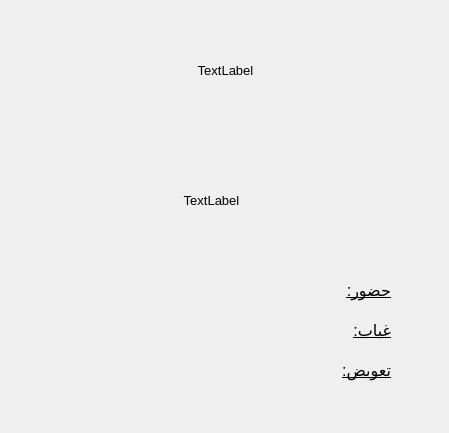
<?xml version="1.0" encoding="UTF-8"?>
<ui version="4.0">
 <class>groupinfo</class>
 <widget class="QDialog" name="groupinfo">
  <property name="geometry">
   <rect>
    <x>0</x>
    <y>0</y>
    <width>449</width>
    <height>433</height>
   </rect>
  </property>
  <property name="windowTitle">
   <string>Dialog</string>
  </property>
  <widget class="QLabel" name="groupNumber">
   <property name="geometry">
    <rect>
     <x>190</x>
     <y>60</y>
     <width>71</width>
     <height>20</height>
    </rect>
   </property>
   <property name="font">
    <font>
     <pointsize>10</pointsize>
    </font>
   </property>
   <property name="text">
    <string>TextLabel</string>
   </property>
   <property name="alignment">
    <set>Qt::AlignCenter</set>
   </property>
  </widget>
  <widget class="QLabel" name="day">
   <property name="geometry">
    <rect>
     <x>140</x>
     <y>120</y>
     <width>181</width>
     <height>20</height>
    </rect>
   </property>
   <property name="font">
    <font>
     <pointsize>10</pointsize>
    </font>
   </property>
   <property name="text">
    <string/>
   </property>
   <property name="alignment">
    <set>Qt::AlignCenter</set>
   </property>
  </widget>
  <widget class="QLabel" name="date">
   <property name="geometry">
    <rect>
     <x>116</x>
     <y>190</y>
     <width>191</width>
     <height>20</height>
    </rect>
   </property>
   <property name="font">
    <font>
     <pointsize>10</pointsize>
    </font>
   </property>
   <property name="text">
    <string>TextLabel</string>
   </property>
   <property name="alignment">
    <set>Qt::AlignCenter</set>
   </property>
  </widget>
  <widget class="QLabel" name="attendanceLabel">
   <property name="geometry">
    <rect>
     <x>250</x>
     <y>280</y>
     <width>141</width>
     <height>21</height>
    </rect>
   </property>
   <property name="font">
    <font>
     <pointsize>12</pointsize>
     <underline>true</underline>
    </font>
   </property>
   <property name="text">
    <string>حضور:</string>
   </property>
  </widget>
  <widget class="QLabel" name="missedLabel">
   <property name="geometry">
    <rect>
     <x>260</x>
     <y>320</y>
     <width>131</width>
     <height>21</height>
    </rect>
   </property>
   <property name="font">
    <font>
     <pointsize>12</pointsize>
     <underline>true</underline>
    </font>
   </property>
   <property name="text">
    <string>غياب:</string>
   </property>
  </widget>
  <widget class="QLabel" name="compLabel">
   <property name="geometry">
    <rect>
     <x>240</x>
     <y>360</y>
     <width>151</width>
     <height>21</height>
    </rect>
   </property>
   <property name="font">
    <font>
     <pointsize>12</pointsize>
     <underline>true</underline>
    </font>
   </property>
   <property name="text">
    <string>تعويض:</string>
   </property>
  </widget>
 </widget>
 <resources/>
 <connections/>
</ui>
